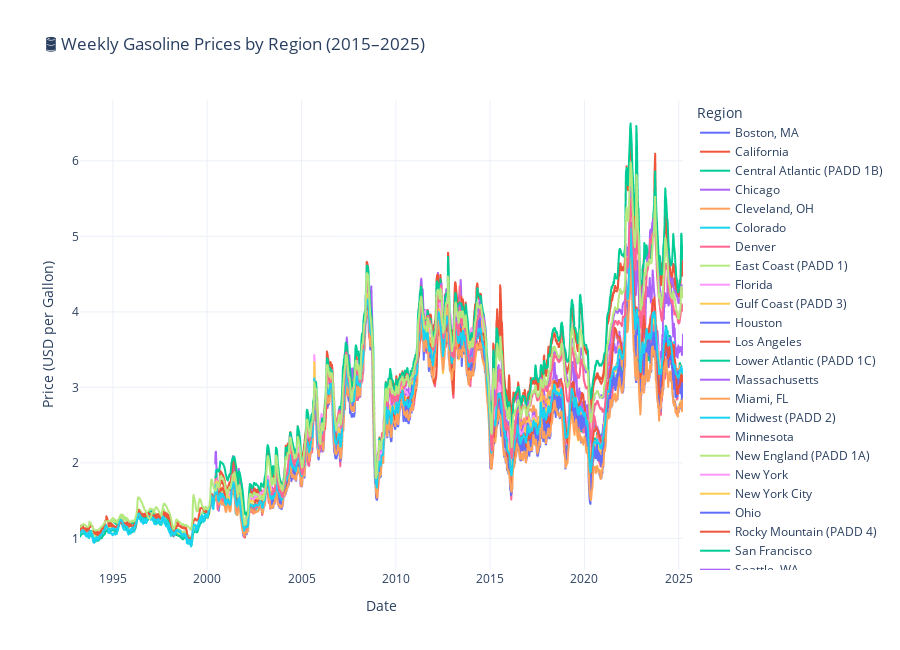

Write notebook code for a chart like this one.
### Code cell
import plotly.express as px

# Assuming df_all is your long-format DataFrame with columns:
# ['period', 'region', 'value']

fig = px.line(
    df_all,
    x="period",
    y="value",
    color="region",
    title="🛢️ Weekly Gasoline Prices by Region (2015–2025)",
    labels={"value": "Price (USD per Gallon)", "period": "Date", "region": "Region"},
    template="plotly_white"
)

fig.update_layout(
    legend_title_text='Region',
    hovermode="x unified",
    height=650
)

fig.show()

### Figure 1 — Plotly figure (JSON) as saved in the notebook; plotly's stock layout.template omitted (floating-point values rounded to 4 significant figures; data arrays with more than 128 entries replaced by an {"elided": "..."} marker saying what was removed)
{"data": [{"hovertemplate": "Region=Boston, MA<br>Date=%{x}<br>Price (USD per Gallon)=%{y}<extra></extra>", "legendgroup": "Boston, MA", "line": {"color": "#636efa", "dash": "solid"}, "marker": {"symbol": "circle"}, "mode": "lines", "name": "Boston, MA", "showlegend": true, "type": "scattergl", "x": {"elided": "1140 str values"}, "xaxis": "x", "y": {"elided": "1140 float values"}, "yaxis": "y"}, {"hovertemplate": "Region=California<br>Date=%{x}<br>Price (USD per Gallon)=%{y}<extra></extra>", "legendgroup": "California", "line": {"color": "#EF553B", "dash": "solid"}, "marker": {"symbol": "circle"}, "mode": "lines", "name": "California", "showlegend": true, "type": "scattergl", "x": {"elided": "1297 str values"}, "xaxis": "x", "y": {"elided": "1297 float values"}, "yaxis": "y"}, {"hovertemplate": "Region=Central Atlantic (PADD 1B)<br>Date=%{x}<br>Price (USD per Gallon)=%{y}<extra></extra>", "legendgroup": "Central Atlantic (PADD 1B)", "line": {"color": "#00cc96", "dash": "solid"}, "marker": {"symbol": "circle"}, "mode": "lines", "name": "Central Atlantic (PADD 1B)", "showlegend": true, "type": "scattergl", "x": {"elided": "1669 str values"}, "xaxis": "x", "y": {"elided": "1669 float values"}, "yaxis": "y"}, {"hovertemplate": "Region=Chicago<br>Date=%{x}<br>Price (USD per Gallon)=%{y}<extra></extra>", "legendgroup": "Chicago", "line": {"color": "#ab63fa", "dash": "solid"}, "marker": {"symbol": "circle"}, "mode": "lines", "name": "Chicago", "showlegend": true, "type": "scattergl", "x": {"elided": "1295 str values"}, "xaxis": "x", "y": {"elided": "1295 float values"}, "yaxis": "y"}, {"hovertemplate": "Region=Cleveland, OH<br>Date=%{x}<br>Price (USD per Gallon)=%{y}<extra></extra>", "legendgroup": "Cleveland, OH", "line": {"color": "#FFA15A", "dash": "solid"}, "marker": {"symbol": "circle"}, "mode": "lines", "name": "Cleveland, OH", "showlegend": true, "type": "scattergl", "x": {"elided": "1140 str values"}, "xaxis": "x", "y": {"elided": "1140 float values"}, "yaxis": "y"}, {"hovertemplate": "Region=Colorado<br>Date=%{x}<br>Price (USD per Gallon)=%{y}<extra></extra>", "legendgroup": "Colorado", "line": {"color": "#19d3f3", "dash": "solid"}, "marker": {"symbol": "circle"}, "mode": "lines", "name": "Colorado", "showlegend": true, "type": "scattergl", "x": {"elided": "1295 str values"}, "xaxis": "x", "y": {"elided": "1295 float values"}, "yaxis": "y"}, {"hovertemplate": "Region=Denver<br>Date=%{x}<br>Price (USD per Gallon)=%{y}<extra></extra>", "legendgroup": "Denver", "line": {"color": "#FF6692", "dash": "solid"}, "marker": {"symbol": "circle"}, "mode": "lines", "name": "Denver", "showlegend": true, "type": "scattergl", "x": {"elided": "1295 str values"}, "xaxis": "x", "y": {"elided": "1295 float values"}, "yaxis": "y"}, {"hovertemplate": "Region=East Coast (PADD 1)<br>Date=%{x}<br>Price (USD per Gallon)=%{y}<extra></extra>", "legendgroup": "East Coast (PADD 1)", "line": {"color": "#B6E880", "dash": "solid"}, "marker": {"symbol": "circle"}, "mode": "lines", "name": "East Coast (PADD 1)", "showlegend": true, "type": "scattergl", "x": {"elided": "1669 str values"}, "xaxis": "x", "y": {"elided": "1669 float values"}, "yaxis": "y"}, {"hovertemplate": "Region=Florida<br>Date=%{x}<br>Price (USD per Gallon)=%{y}<extra></extra>", "legendgroup": "Florida", "line": {"color": "#FF97FF", "dash": "solid"}, "marker": {"symbol": "circle"}, "mode": "lines", "name": "Florida", "showlegend": true, "type": "scattergl", "x": {"elided": "1140 str values"}, "xaxis": "x", "y": {"elided": "1140 float values"}, "yaxis": "y"}, {"hovertemplate": "Region=Gulf Coast (PADD 3)<br>Date=%{x}<br>Price (USD per Gallon)=%{y}<extra></extra>", "legendgroup": "Gulf Coast (PADD 3)", "line": {"color": "#FECB52", "dash": "solid"}, "marker": {"symbol": "circle"}, "mode": "lines", "name": "Gulf Coast (PADD 3)", "showlegend": true, "type": "scattergl", "x": {"elided": "1669 str values"}, "xaxis": "x", "y": {"elided": "1669 float values"}, "yaxis": "y"}, {"hovertemplate": "Region=Houston<br>Date=%{x}<br>Price (USD per Gallon)=%{y}<extra></extra>", "legendgroup": "Houston", "line": {"color": "#636efa", "dash": "solid"}, "marker": {"symbol": "circle"}, "mode": "lines", "name": "Houston", "showlegend": true, "type": "scattergl", "x": {"elided": "1295 str values"}, "xaxis": "x", "y": {"elided": "1295 float values"}, "yaxis": "y"}, {"hovertemplate": "Region=Los Angeles<br>Date=%{x}<br>Price (USD per Gallon)=%{y}<extra></extra>", "legendgroup": "Los Angeles", "line": {"color": "#EF553B", "dash": "solid"}, "marker": {"symbol": "circle"}, "mode": "lines", "name": "Los Angeles", "showlegend": true, "type": "scattergl", "x": {"elided": "1295 str values"}, "xaxis": "x", "y": {"elided": "1295 float values"}, "yaxis": "y"}, {"hovertemplate": "Region=Lower Atlantic (PADD 1C)<br>Date=%{x}<br>Price (USD per Gallon)=%{y}<extra></extra>", "legendgroup": "Lower Atlantic (PADD 1C)", "line": {"color": "#00cc96", "dash": "solid"}, "marker": {"symbol": "circle"}, "mode": "lines", "name": "Lower Atlantic (PADD 1C)", "showlegend": true, "type": "scattergl", "x": {"elided": "1669 str values"}, "xaxis": "x", "y": {"elided": "1669 float values"}, "yaxis": "y"}, {"hovertemplate": "Region=Massachusetts<br>Date=%{x}<br>Price (USD per Gallon)=%{y}<extra></extra>", "legendgroup": "Massachusetts", "line": {"color": "#ab63fa", "dash": "solid"}, "marker": {"symbol": "circle"}, "mode": "lines", "name": "Massachusetts", "showlegend": true, "type": "scattergl", "x": {"elided": "1140 str values"}, "xaxis": "x", "y": {"elided": "1140 float values"}, "yaxis": "y"}, {"hovertemplate": "Region=Miami, FL<br>Date=%{x}<br>Price (USD per Gallon)=%{y}<extra></extra>", "legendgroup": "Miami, FL", "line": {"color": "#FFA15A", "dash": "solid"}, "marker": {"symbol": "circle"}, "mode": "lines", "name": "Miami, FL", "showlegend": true, "type": "scattergl", "x": {"elided": "1140 str values"}, "xaxis": "x", "y": {"elided": "1140 float values"}, "yaxis": "y"}, {"hovertemplate": "Region=Midwest (PADD 2)<br>Date=%{x}<br>Price (USD per Gallon)=%{y}<extra></extra>", "legendgroup": "Midwest (PADD 2)", "line": {"color": "#19d3f3", "dash": "solid"}, "marker": {"symbol": "circle"}, "mode": "lines", "name": "Midwest (PADD 2)", "showlegend": true, "type": "scattergl", "x": {"elided": "1669 str values"}, "xaxis": "x", "y": {"elided": "1669 float values"}, "yaxis": "y"}, {"hovertemplate": "Region=Minnesota<br>Date=%{x}<br>Price (USD per Gallon)=%{y}<extra></extra>", "legendgroup": "Minnesota", "line": {"color": "#FF6692", "dash": "solid"}, "marker": {"symbol": "circle"}, "mode": "lines", "name": "Minnesota", "showlegend": true, "type": "scattergl", "x": {"elided": "1295 str values"}, "xaxis": "x", "y": {"elided": "1295 float values"}, "yaxis": "y"}, {"hovertemplate": "Region=New England (PADD 1A)<br>Date=%{x}<br>Price (USD per Gallon)=%{y}<extra></extra>", "legendgroup": "New England (PADD 1A)", "line": {"color": "#B6E880", "dash": "solid"}, "marker": {"symbol": "circle"}, "mode": "lines", "name": "New England (PADD 1A)", "showlegend": true, "type": "scattergl", "x": {"elided": "1669 str values"}, "xaxis": "x", "y": {"elided": "1669 float values"}, "yaxis": "y"}, {"hovertemplate": "Region=New York<br>Date=%{x}<br>Price (USD per Gallon)=%{y}<extra></extra>", "legendgroup": "New York", "line": {"color": "#FF97FF", "dash": "solid"}, "marker": {"symbol": "circle"}, "mode": "lines", "name": "New York", "showlegend": true, "type": "scattergl", "x": {"elided": "1295 str values"}, "xaxis": "x", "y": {"elided": "1295 float values"}, "yaxis": "y"}, {"hovertemplate": "Region=New York City<br>Date=%{x}<br>Price (USD per Gallon)=%{y}<extra></extra>", "legendgroup": "New York City", "line": {"color": "#FECB52", "dash": "solid"}, "marker": {"symbol": "circle"}, "mode": "lines", "name": "New York City", "showlegend": true, "type": "scattergl", "x": {"elided": "1295 str values"}, "xaxis": "x", "y": {"elided": "1295 float values"}, "yaxis": "y"}, {"hovertemplate": "Region=Ohio<br>Date=%{x}<br>Price (USD per Gallon)=%{y}<extra></extra>", "legendgroup": "Ohio", "line": {"color": "#636efa", "dash": "solid"}, "marker": {"symbol": "circle"}, "mode": "lines", "name": "Ohio", "showlegend": true, "type": "scattergl", "x": {"elided": "1140 str values"}, "xaxis": "x", "y": {"elided": "1140 float values"}, "yaxis": "y"}, {"hovertemplate": "Region=Rocky Mountain (PADD 4)<br>Date=%{x}<br>Price (USD per Gallon)=%{y}<extra></extra>", "legendgroup": "Rocky Mountain (PADD 4)", "line": {"color": "#EF553B", "dash": "solid"}, "marker": {"symbol": "circle"}, "mode": "lines", "name": "Rocky Mountain (PADD 4)", "showlegend": true, "type": "scattergl", "x": {"elided": "1669 str values"}, "xaxis": "x", "y": {"elided": "1669 float values"}, "yaxis": "y"}, {"hovertemplate": "Region=San Francisco<br>Date=%{x}<br>Price (USD per Gallon)=%{y}<extra></extra>", "legendgroup": "San Francisco", "line": {"color": "#00cc96", "dash": "solid"}, "marker": {"symbol": "circle"}, "mode": "lines", "name": "San Francisco", "showlegend": true, "type": "scattergl", "x": {"elided": "1295 str values"}, "xaxis": "x", "y": {"elided": "1295 float values"}, "yaxis": "y"}, {"hovertemplate": "Region=Seattle, WA<br>Date=%{x}<br>Price (USD per Gallon)=%{y}<extra></extra>", "legendgroup": "Seattle, WA", "line": {"color": "#ab63fa", "dash": "solid"}, "marker": {"symbol": "circle"}, "mode": "lines", "name": "Seattle, WA", "showlegend": true, "type": "scattergl", "x": {"elided": "1140 str values"}, "xaxis": "x", "y": {"elided": "1140 float values"}, "yaxis": "y"}, {"hovertemplate": "Region=Texas<br>Date=%{x}<br>Price (USD per Gallon)=%{y}<extra></extra>", "legendgroup": "Texas", "line": {"color": "#FFA15A", "dash": "solid"}, "marker": {"symbol": "circle"}, "mode": "lines", "name": "Texas", "showlegend": true, "type": "scattergl", "x": {"elided": "1295 str values"}, "xaxis": "x", "y": {"elided": "1295 float values"}, "yaxis": "y"}, {"hovertemplate": "Region=U.S.<br>Date=%{x}<br>Price (USD per Gallon)=%{y}<extra></extra>", "legendgroup": "U.S.", "line": {"color": "#19d3f3", "dash": "solid"}, "marker": {"symbol": "circle"}, "mode": "lines", "name": "U.S.", "showlegend": true, "type": "scattergl", "x": {"elided": "1669 str values"}, "xaxis": "x", "y": {"elided": "1669 float values"}, "yaxis": "y"}, {"hovertemplate": "Region=Washington<br>Date=%{x}<br>Price (USD per Gallon)=%{y}<extra></extra>", "legendgroup": "Washington", "line": {"color": "#FF6692", "dash": "solid"}, "marker": {"symbol": "circle"}, "mode": "lines", "name": "Washington", "showlegend": true, "type": "scattergl", "x": {"elided": "1140 str values"}, "xaxis": "x", "y": {"elided": "1140 float values"}, "yaxis": "y"}, {"hovertemplate": "Region=West Coast (PADD 5)<br>Date=%{x}<br>Price (USD per Gallon)=%{y}<extra></extra>", "legendgroup": "West Coast (PADD 5)", "line": {"color": "#B6E880", "dash": "solid"}, "marker": {"symbol": "circle"}, "mode": "lines", "name": "West Coast (PADD 5)", "showlegend": true, "type": "scattergl", "x": {"elided": "1669 str values"}, "xaxis": "x", "y": {"elided": "1669 float values"}, "yaxis": "y"}], "layout": {"height": 650, "hovermode": "x unified", "legend": {"title": {"text": "Region"}, "tracegroupgap": 0}, "title": {"text": "🛢️ Weekly Gasoline Prices by Region (2015–2025)"}, "xaxis": {"anchor": "y", "domain": [0, 1], "title": {"text": "Date"}}, "yaxis": {"anchor": "x", "domain": [0, 1], "title": {"text": "Price (USD per Gallon)"}}}}
